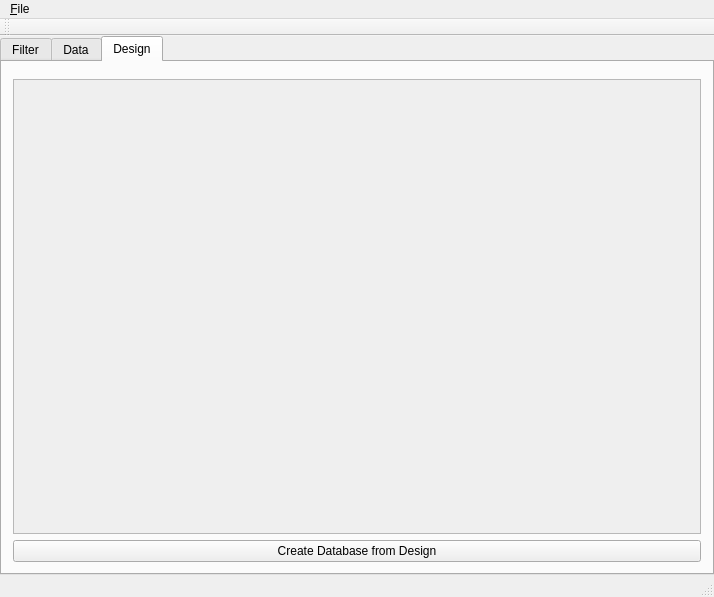
<?xml version="1.0" encoding="UTF-8"?>
<ui version="4.0">
 <class>Test_OakView</class>
 <widget class="QMainWindow" name="Test_OakView">
  <property name="geometry">
   <rect>
    <x>0</x>
    <y>0</y>
    <width>714</width>
    <height>597</height>
   </rect>
  </property>
  <property name="windowTitle">
   <string>Test_OakView</string>
  </property>
  <widget class="QWidget" name="centralWidget">
   <layout class="QGridLayout" name="gridLayout">
    <property name="leftMargin">
     <number>0</number>
    </property>
    <property name="topMargin">
     <number>0</number>
    </property>
    <property name="rightMargin">
     <number>0</number>
    </property>
    <property name="bottomMargin">
     <number>0</number>
    </property>
    <item row="0" column="0">
     <widget class="QTabWidget" name="tabWidget">
      <property name="currentIndex">
       <number>2</number>
      </property>
      <widget class="QWidget" name="filter">
       <attribute name="title">
        <string>Filter</string>
       </attribute>
       <layout class="QVBoxLayout" name="verticalLayout">
        <item>
         <widget class="Oak::View::ParentDataView" name="FilterView_parent" native="true">
          <property name="sizePolicy">
           <sizepolicy hsizetype="Expanding" vsizetype="Preferred">
            <horstretch>0</horstretch>
            <verstretch>0</verstretch>
           </sizepolicy>
          </property>
         </widget>
        </item>
        <item>
         <widget class="QScrollArea" name="scrollArea">
          <property name="horizontalScrollBarPolicy">
           <enum>Qt::ScrollBarAlwaysOff</enum>
          </property>
          <property name="widgetResizable">
           <bool>true</bool>
          </property>
          <widget class="QWidget" name="scrollAreaWidgetContents">
           <property name="geometry">
            <rect>
             <x>0</x>
             <y>0</y>
             <width>688</width>
             <height>482</height>
            </rect>
           </property>
           <layout class="QVBoxLayout" name="verticalLayout_4">
            <property name="leftMargin">
             <number>0</number>
            </property>
            <property name="topMargin">
             <number>0</number>
            </property>
            <property name="rightMargin">
             <number>0</number>
            </property>
            <property name="bottomMargin">
             <number>0</number>
            </property>
            <item>
             <widget class="Oak::View::OakView" name="FilterView" native="true">
              <property name="sizePolicy">
               <sizepolicy hsizetype="Expanding" vsizetype="Expanding">
                <horstretch>0</horstretch>
                <verstretch>0</verstretch>
               </sizepolicy>
              </property>
             </widget>
            </item>
           </layout>
          </widget>
         </widget>
        </item>
       </layout>
      </widget>
      <widget class="QWidget" name="data">
       <attribute name="title">
        <string>Data</string>
       </attribute>
       <layout class="QVBoxLayout" name="verticalLayout_2">
        <item>
         <widget class="Oak::View::ParentDataView" name="DataView_parent" native="true">
          <property name="sizePolicy">
           <sizepolicy hsizetype="Expanding" vsizetype="Preferred">
            <horstretch>0</horstretch>
            <verstretch>0</verstretch>
           </sizepolicy>
          </property>
         </widget>
        </item>
        <item>
         <widget class="QScrollArea" name="scrollArea_2">
          <property name="horizontalScrollBarPolicy">
           <enum>Qt::ScrollBarAlwaysOff</enum>
          </property>
          <property name="widgetResizable">
           <bool>true</bool>
          </property>
          <widget class="QWidget" name="scrollAreaWidgetContents_2">
           <property name="geometry">
            <rect>
             <x>0</x>
             <y>0</y>
             <width>688</width>
             <height>482</height>
            </rect>
           </property>
           <layout class="QVBoxLayout" name="verticalLayout_5">
            <property name="leftMargin">
             <number>0</number>
            </property>
            <property name="topMargin">
             <number>0</number>
            </property>
            <property name="rightMargin">
             <number>0</number>
            </property>
            <property name="bottomMargin">
             <number>0</number>
            </property>
            <item>
             <widget class="Oak::View::OakView" name="DataView" native="true">
              <property name="sizePolicy">
               <sizepolicy hsizetype="Expanding" vsizetype="Expanding">
                <horstretch>0</horstretch>
                <verstretch>0</verstretch>
               </sizepolicy>
              </property>
             </widget>
            </item>
           </layout>
          </widget>
         </widget>
        </item>
       </layout>
      </widget>
      <widget class="QWidget" name="design">
       <attribute name="title">
        <string>Design</string>
       </attribute>
       <layout class="QVBoxLayout" name="verticalLayout_3">
        <item>
         <widget class="Oak::View::ParentDataView" name="DesignView_parent" native="true">
          <property name="sizePolicy">
           <sizepolicy hsizetype="Expanding" vsizetype="Preferred">
            <horstretch>0</horstretch>
            <verstretch>0</verstretch>
           </sizepolicy>
          </property>
         </widget>
        </item>
        <item>
         <widget class="QScrollArea" name="scrollArea_3">
          <property name="horizontalScrollBarPolicy">
           <enum>Qt::ScrollBarAlwaysOff</enum>
          </property>
          <property name="widgetResizable">
           <bool>true</bool>
          </property>
          <widget class="QWidget" name="scrollAreaWidgetContents_3">
           <property name="geometry">
            <rect>
             <x>0</x>
             <y>0</y>
             <width>688</width>
             <height>453</height>
            </rect>
           </property>
           <layout class="QVBoxLayout" name="verticalLayout_6">
            <property name="leftMargin">
             <number>0</number>
            </property>
            <property name="topMargin">
             <number>0</number>
            </property>
            <property name="rightMargin">
             <number>0</number>
            </property>
            <property name="bottomMargin">
             <number>0</number>
            </property>
            <item>
             <widget class="Oak::View::OakView" name="DesignView" native="true">
              <property name="sizePolicy">
               <sizepolicy hsizetype="Expanding" vsizetype="Expanding">
                <horstretch>0</horstretch>
                <verstretch>0</verstretch>
               </sizepolicy>
              </property>
             </widget>
            </item>
           </layout>
          </widget>
         </widget>
        </item>
        <item>
         <widget class="QPushButton" name="pushButton">
          <property name="text">
           <string>Create Database from Design</string>
          </property>
         </widget>
        </item>
       </layout>
      </widget>
     </widget>
    </item>
   </layout>
  </widget>
  <widget class="QMenuBar" name="menuBar">
   <property name="geometry">
    <rect>
     <x>0</x>
     <y>0</y>
     <width>714</width>
     <height>21</height>
    </rect>
   </property>
   <widget class="QMenu" name="menuFile">
    <property name="title">
     <string>&amp;File</string>
    </property>
    <widget class="QMenu" name="menuData_Document">
     <property name="title">
      <string>Data Document</string>
     </property>
     <addaction name="actionData_New"/>
     <addaction name="actionData_Load"/>
     <addaction name="separator"/>
     <addaction name="actionData_Save"/>
     <addaction name="actionData_SaveAs"/>
     <addaction name="separator"/>
     <addaction name="actionData_Close"/>
    </widget>
    <addaction name="actionMaster_New"/>
    <addaction name="actionMaster_Load"/>
    <addaction name="separator"/>
    <addaction name="actionMaster_Save"/>
    <addaction name="actionMaster_SaveAs"/>
    <addaction name="separator"/>
    <addaction name="actionMaster_Close"/>
    <addaction name="separator"/>
    <addaction name="menuData_Document"/>
    <addaction name="separator"/>
    <addaction name="actionExit"/>
   </widget>
   <addaction name="menuFile"/>
  </widget>
  <widget class="QToolBar" name="mainToolBar">
   <attribute name="toolBarArea">
    <enum>TopToolBarArea</enum>
   </attribute>
   <attribute name="toolBarBreak">
    <bool>false</bool>
   </attribute>
  </widget>
  <widget class="QStatusBar" name="statusBar"/>
  <action name="actionMaster_New">
   <property name="text">
    <string>&amp;New Master</string>
   </property>
  </action>
  <action name="actionMaster_Load">
   <property name="text">
    <string>&amp;Load Master</string>
   </property>
  </action>
  <action name="actionMaster_Save">
   <property name="text">
    <string>&amp;Save Master</string>
   </property>
  </action>
  <action name="actionMaster_SaveAs">
   <property name="text">
    <string>Save Master &amp;As</string>
   </property>
  </action>
  <action name="actionMaster_Close">
   <property name="text">
    <string>&amp;Close Master</string>
   </property>
  </action>
  <action name="actionExit">
   <property name="text">
    <string>&amp;Exit</string>
   </property>
  </action>
  <action name="actionData_Load">
   <property name="text">
    <string>Load</string>
   </property>
  </action>
  <action name="actionLoad_Design">
   <property name="text">
    <string>Load Design</string>
   </property>
  </action>
  <action name="actionSave_Design">
   <property name="text">
    <string>Save Design</string>
   </property>
  </action>
  <action name="actionData_Save">
   <property name="text">
    <string>Save</string>
   </property>
  </action>
  <action name="actionData_SaveAs">
   <property name="text">
    <string>Save As</string>
   </property>
  </action>
  <action name="actionData_New">
   <property name="text">
    <string>New</string>
   </property>
  </action>
  <action name="actionData_Close">
   <property name="text">
    <string>Close</string>
   </property>
  </action>
 </widget>
 <layoutdefault spacing="6" margin="11"/>
 <customwidgets>
  <customwidget>
   <class>Oak::View::OakView</class>
   <extends>QWidget</extends>
   <header>OakView.h</header>
   <container>1</container>
  </customwidget>
  <customwidget>
   <class>Oak::View::ParentDataView</class>
   <extends>QWidget</extends>
   <header>ParentDataView.h</header>
   <container>1</container>
  </customwidget>
 </customwidgets>
 <resources/>
 <connections/>
</ui>
